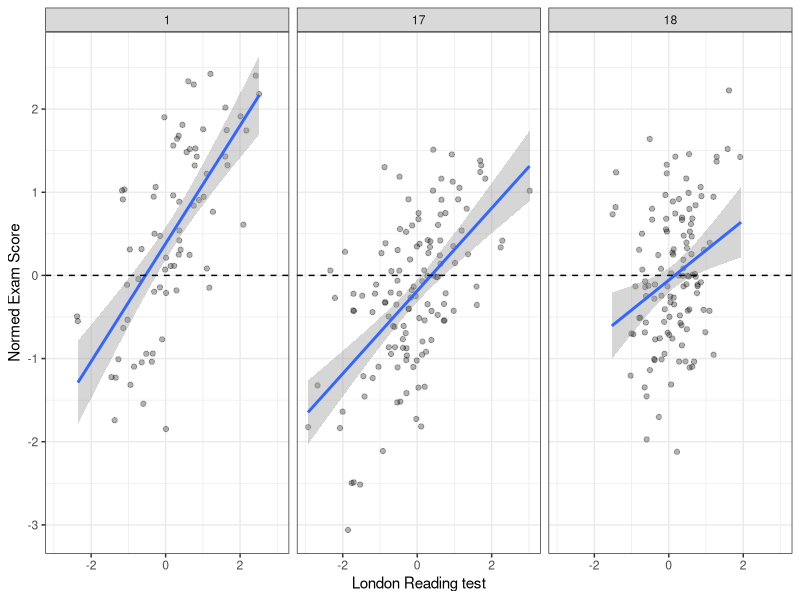
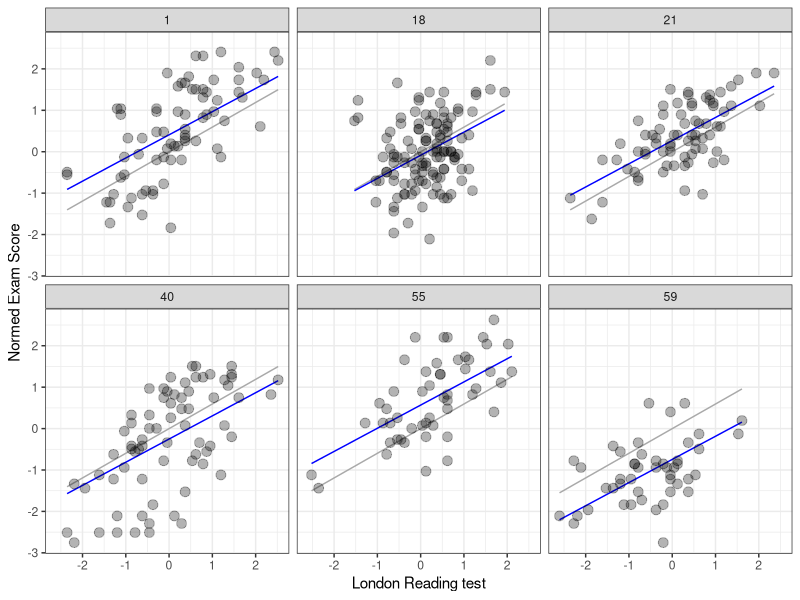
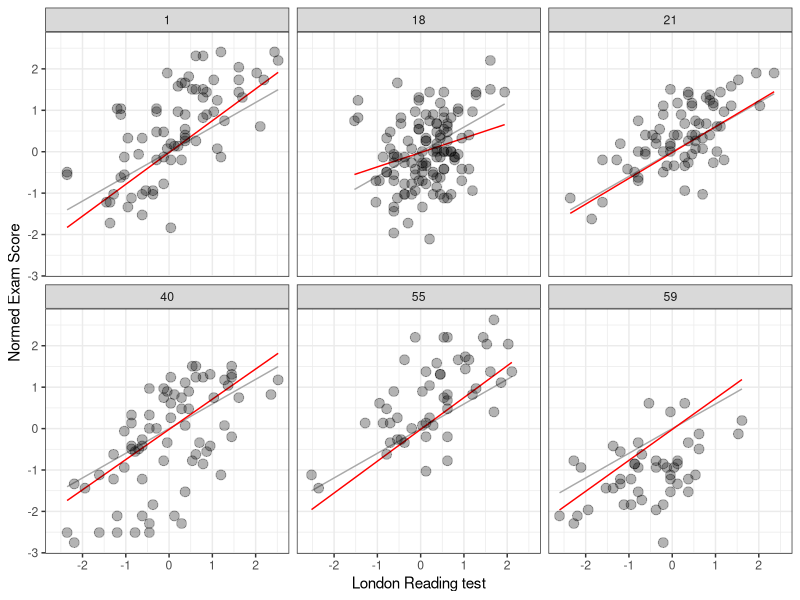
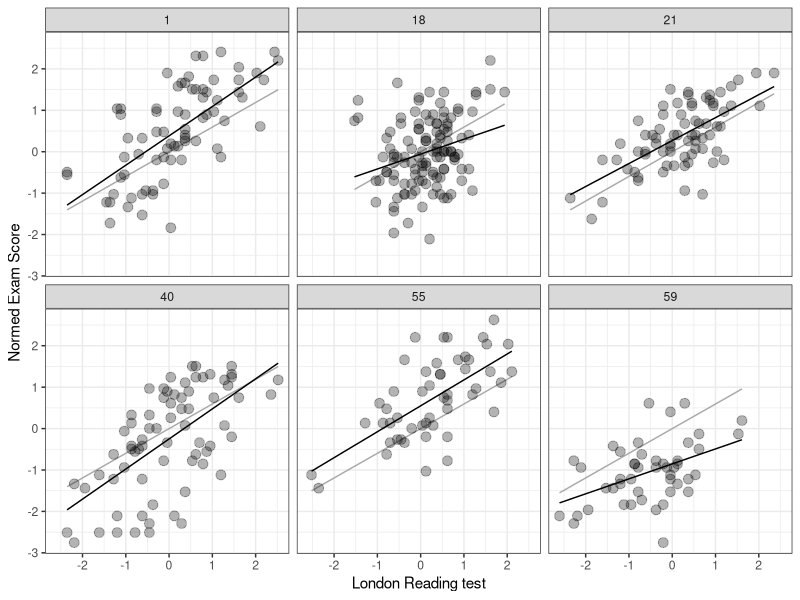

Recreate these plots in R, in order.
## ---- chunk 1
options(htmltools.dir.version = FALSE)
knitr::opts_chunk$set(echo = TRUE)
## ---- chunk 2
library(mlmRev) # contains data
library(lme4)
Exam<-mlmRev::Exam
fixed_pred<-lmer(normexam ~ standLRT + (1 | school), data=Exam, REML=F)
## ---- chunk 3
library(ggplot2)
library(dplyr)
#subset 3 schools (just picked 3 from the dataframe)
subset<-filter(Exam, school=='1' | school=='17' | school=='18')
multilevelplot<-ggplot(subset,aes(standLRT, normexam)) + geom_jitter(alpha = 0.3) + facet_wrap(~school) + xlab("London Reading test") + ylab("Normed Exam Score") + geom_smooth(method="lm") + geom_hline(yintercept=0, linetype="dashed") + theme_bw()
## ---- chunk 4
plot(multilevelplot)
## ---- chunk 5
knitr::include_graphics("https://media.giphy.com/media/11bZ6yXgXBsg4U/giphy.gif")
## ---- chunk 6
# pooled 
pooled.model <- lm(normexam ~ standLRT, data=Exam)
# Save the fitted values
Exam$PooledPredictions <- fitted(pooled.model)
# Intercept
varying.intercept.model <- lm(normexam ~ standLRT + school, data=Exam)
Exam$VaryingInterceptPredictions <- fitted(varying.intercept.model)
# Slope
varying.slope.model <- lm(normexam ~ standLRT:school, data=Exam)
Exam$VaryingSlopePredictions <- fitted(varying.slope.model)
# Interaction (both slope)
interaction.model <- lm(normexam ~ standLRT + school + standLRT:school, data=Exam)
Exam$InteractionPredictions <- fitted(interaction.model)
## ---- chunk 7
require(ggplot2)
require(dplyr)
subset<-filter(Exam, school=='1' | school=='18' | school=='21' | school=='40' | school=='55' | school=='59')
gg <- ggplot(subset, aes(x = standLRT, y = normexam, group = school)) +
    geom_line(aes(y = PooledPredictions), color = "darkgrey") +
    geom_line(aes(y = VaryingInterceptPredictions), color = "blue") +
    #geom_line(aes(y = VaryingSlopePredictions), color = "red") +
    #geom_line(aes(y = InteractionPredictions), color = "black") +
    geom_point(alpha = 0.3, size = 3) +
    facet_wrap(~school) + xlab("London Reading test") + ylab("Normed Exam Score") +
    theme_bw()
## ---- chunk 8
print(gg)
## ---- chunk 9
require(ggplot2)
require(dplyr)
subset<-filter(Exam, school=='1' | school=='18' | school=='21' | school=='40' | school=='55' | school=='59')
gg <- ggplot(subset, aes(x = standLRT, y = normexam, group = school)) +
    geom_line(aes(y = PooledPredictions), color = "darkgrey") +
    # geom_line(aes(y = VaryingInterceptPredictions), color = "blue") +
    geom_line(aes(y = VaryingSlopePredictions), color = "red") +
    #geom_line(aes(y = InteractionPredictions), color = "black") +
    geom_point(alpha = 0.3, size = 3) +
    facet_wrap(~school) + xlab("London Reading test") + ylab("Normed Exam Score") +
    theme_bw()
## ---- chunk 10
print(gg)
## ---- chunk 11
require(ggplot2)
require(dplyr)
subset<-filter(Exam, school=='1' | school=='18' | school=='21' | school=='40' | school=='55' | school=='59')
gg <- ggplot(subset, aes(x = standLRT, y = normexam, group = school)) +
    geom_line(aes(y = PooledPredictions), color = "darkgrey") +
    # geom_line(aes(y = VaryingInterceptPredictions), color = "blue") +
    # geom_line(aes(y = VaryingSlopePredictions), color = "red") +
    geom_line(aes(y = InteractionPredictions), color = "black") +
    geom_point(alpha = 0.3, size = 3) +
    facet_wrap(~school) + xlab("London Reading test") + ylab("Normed Exam Score") +
    theme_bw()
## ---- chunk 12
print(gg)
## ---- chunk 13
knitr::include_graphics("https://media.giphy.com/media/3o6MbeLh1L6QLUAHZe/giphy.gif")
## ---- chunk 14
knitr::include_graphics("https://rpsychologist.com/static/276d95ccfb68cf7e283fa0463dadab02/7c1cd/2lvl.png")
## ---- chunk 15
knitr::include_graphics("https://media.boingboing.net/wp-content/uploads/2016/11/bcf.png")
## ---- chunk 16
knitr::include_graphics("https://rpsychologist.com/static/5f5294451b5fd3d2bb2fd2163c8ab772/699b7/3lvl.png")
## ---- chunk 17
knitr::include_graphics("https://rpsychologist.com/static/3bcfadd69212fb1d2795db3e1c27fce6/d0d8c/3lvl-crossed.png")
## ---- chunk 18
knitr::include_graphics("https://static-content.springer.com/image/art%3A10.1007%2Fs40750-016-0050-z/MediaObjects/40750_2016_50_Fig1_HTML.gif")
## ---- chunk 19
knitr::include_graphics("https://memegenerator.net/img/instances/400x/72027892/let-us-be-clear-we-only-want-positive-feedback-thats-easy-to-implement.jpg")
## ---- chunk 20
knitr::include_graphics("http://s2.quickmeme.com/img/57/572104c5c7a5a5df4a63e344671d7c2e8fe7600e5aabfd02d68efa8033db4bf9.jpg")
